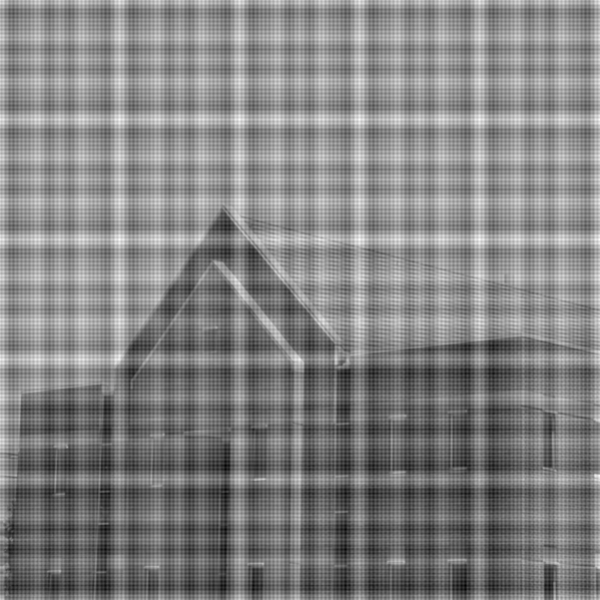
#> input picture Digital Image Processing/Homexam/code/images/F5.png, 600 x 600 px
$ python C6.py
#> lines starting #> are read from the running program, lines starting #| are printed output that depends on the picture

"""
TASK C6
"""

import numpy as np
import matplotlib.pyplot as plt
import os
from PIL import Image
import cv2
from scipy.signal import convolve2d


# Loading files
filedir = os.path.dirname(__file__)
imagedir = 'images/'
filename5 = 'F5.png'
file5 = os.path.join(filedir, imagedir, filename5)

# Image import as floating values convert to 255
F5 = plt.imread(file5)
#> F5 is the input picture: shape (600, 600) float32; min 0, max 1, mean 0.511
F5 *= 255
F5 = F5.astype('uint8')

# Fourier transform image
spectrum = np.fft.fftshift(np.fft.fft2(F5))
# dB scale
spectrum1 = 10*np.log10(np.abs(spectrum))
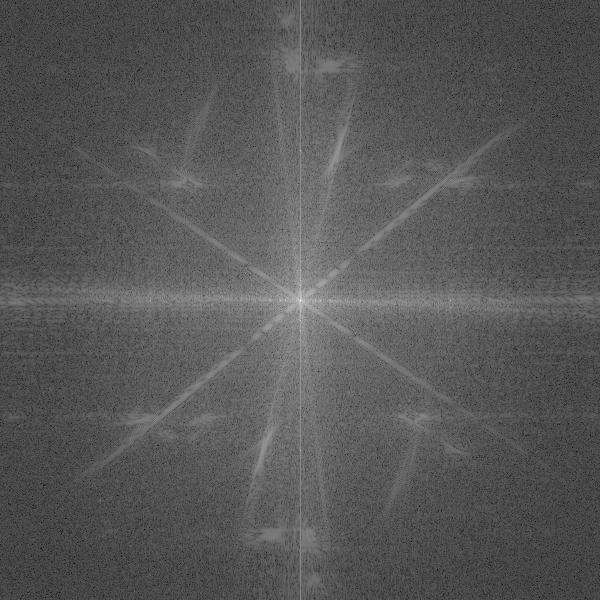
#> spectrum1: shape (600, 600) float64; min 1.69, max 76.72, mean 27.5; drawn with min black and max white

# get shape
N , M = spectrum1.shape
#> N = 600; M = 600
# Find right frequency, sampling rate 1
HfreqN = np.fft.fftshift(np.fft.fftfreq(N, 1))
#> HfreqN = 600 values from -0.5 to 0.498
HfreqM = np.fft.fftshift(np.fft.fftfreq(M, 1))
#> HfreqM = 600 values from -0.5 to 0.498


# Plot
fig, ax = plt.subplots(1,2)
ax[0].imshow(F5, cmap = 'gray', interpolation = 'none', vmin = 0, vmax = 255)
ax[1].set_title('Spectrum F5')
ax[1].imshow(spectrum1, cmap = plt.cm.BuPu_r, aspect='auto', extent=(HfreqN.min(),HfreqN.max(),HfreqM.min(),HfreqM.max()))
ax[0].set_title('F5')
# ax[1].set_xlim([-1, 1])
# ax[1].set_ylim([-1, 1])
plt.savefig('superpositionfreq.pdf', bbox_inches = 'tight',
    pad_inches = 0)
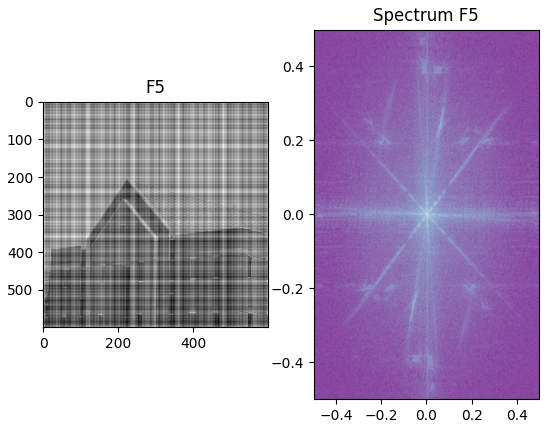
#> figure drawn by matplotlib, 2 panels
plt.show()

$ run again, with Digital Image Processing/Homexam/code/images/F1.png copied over Digital Image Processing/Homexam/code/images/F5.png
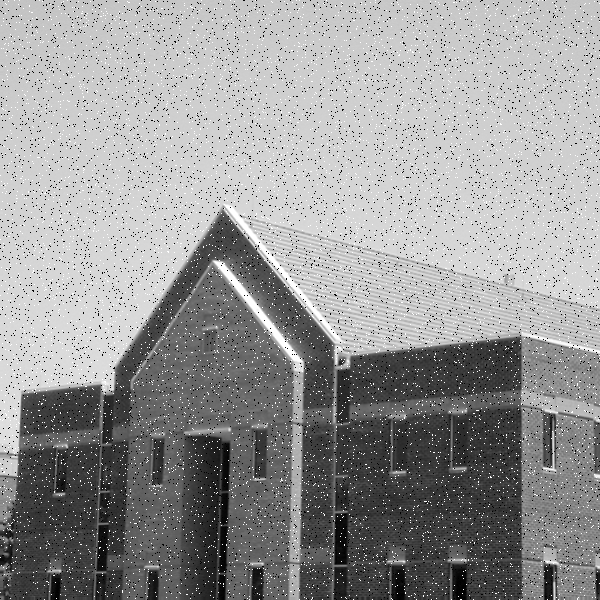
#> input picture Digital Image Processing/Homexam/code/images/F1.png, 600 x 600 px
#> F5 is the input picture: shape (600, 600) float32; min 0, max 1, mean 0.594
#> `spectrum1 = 10*np.log10(np.abs(spectrum))`:
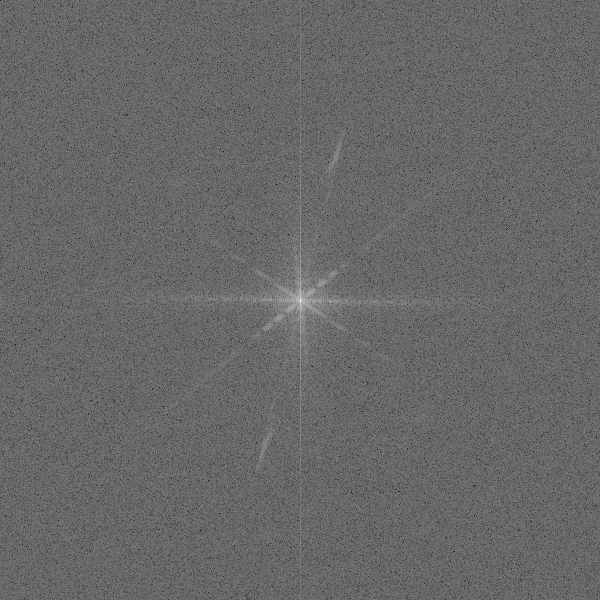
#> spectrum1: shape (600, 600) float64; min 17.38, max 77.36, mean 41.9; drawn with min black and max white
#> `plt.savefig('superpositionfreq.pdf', bbox_inches = 'tight', pad_inches..`:
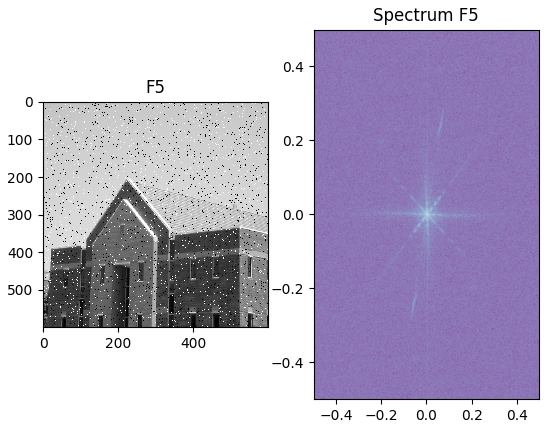
#> figure drawn by matplotlib, 2 panels

$ run again, with Digital Image Processing/Homexam/code/images/F2.png copied over Digital Image Processing/Homexam/code/images/F5.png
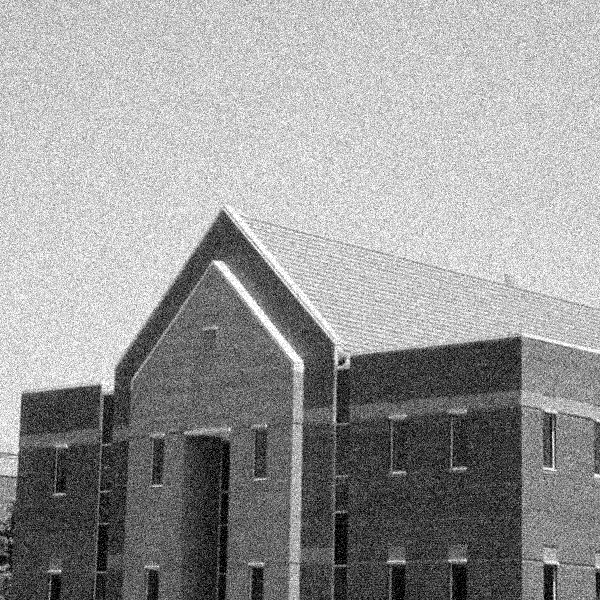
#> input picture Digital Image Processing/Homexam/code/images/F2.png, 600 x 600 px
#> F5 is the input picture: shape (600, 600) float32; min 0, max 1, mean 0.599
#> `spectrum1 = 10*np.log10(np.abs(spectrum))`:
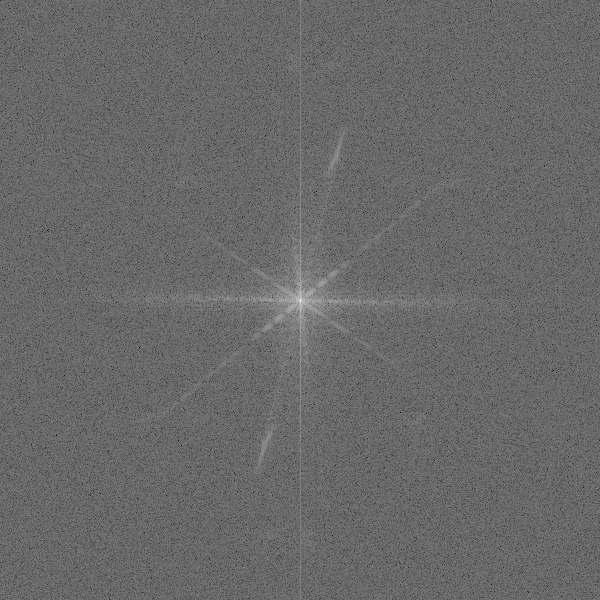
#> spectrum1: shape (600, 600) float64; min 15.07, max 77.4, mean 40.8; drawn with min black and max white
#> `plt.savefig('superpositionfreq.pdf', bbox_inches = 'tight', pad_inches..`:
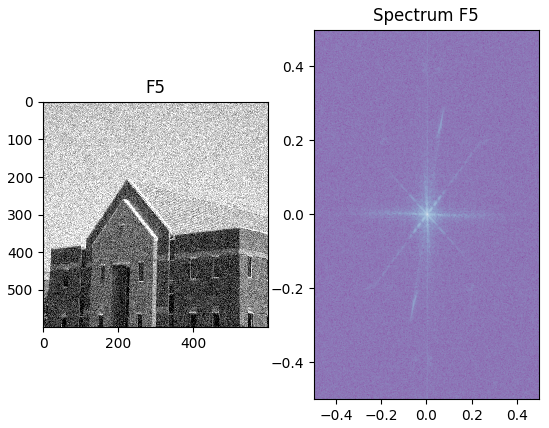
#> figure drawn by matplotlib, 2 panels
